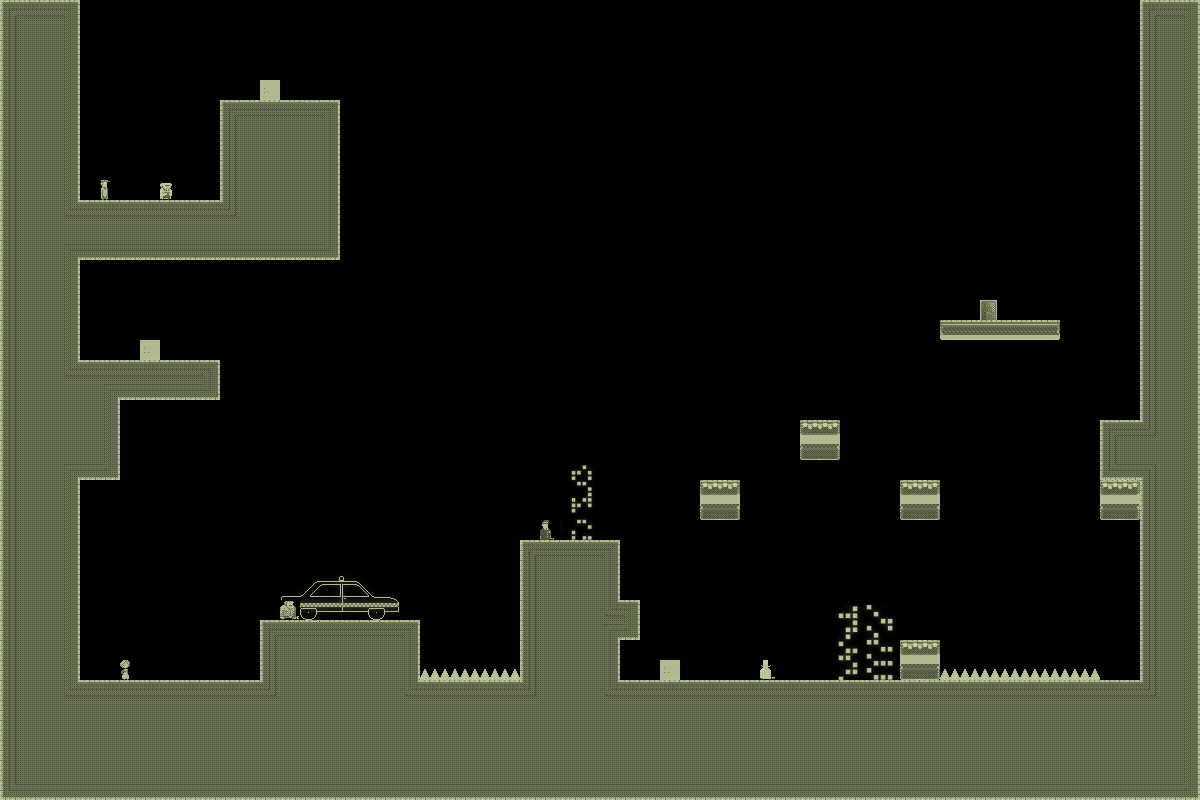

Below is a game level as drawn by its tile map, then a one-line description and the .tmx that defines it (tile-layer data replaced by summaries):
An orthogonal 60x40 tile map with 20x20 px tiles, 1 tile layer (bg) and 5 objects.

<map version="1.0" orientation="orthogonal" width="60" height="40" tilewidth="20" tileheight="20">
 <properties>
  <property name="liselotStart" value="YES" />
 </properties>
 <tileset firstgid="1" name="tiles_newyork" tilewidth="20" tileheight="20">
  <image source="../../../../../SuperLemonadeFactory1989Content/Lemonade/tiles_newyork.png" width="400" height="400" />
  <terraintypes>
   <terrain name="solid" tile="-1" />
  </terraintypes>
  <tile id="8" terrain=",,,0" />
  <tile id="9" terrain=",,0,0" />
  <tile id="10" terrain=",,0,0" />
  <tile id="11" terrain=",,0,0" />
  <tile id="12" terrain=",,0,0" />
  <tile id="13" terrain=",,0,0" />
  <tile id="14" terrain=",,0," />
  <tile id="15" terrain="0,0,0," />
  <tile id="16" terrain="0,0,,0" />
  <tile id="28" terrain=",0,,0" />
  <tile id="34" terrain="0,,0," />
  <tile id="35" terrain="0,,0,0" />
  <tile id="36" terrain=",0,0,0" />
  <tile id="48" terrain=",0,,0" />
  <tile id="54" terrain="0,,0," />
  <tile id="68" terrain=",0,,0" />
  <tile id="74" terrain="0,,0," />
  <tile id="88" terrain=",0,,0" />
  <tile id="94" terrain="0,,0," />
  <tile id="108" terrain=",0,,0" />
  <tile id="114" terrain="0,,0," />
  <tile id="128" terrain=",0,," />
  <tile id="129" terrain="0,0,," />
  <tile id="130" terrain="0,0,," />
  <tile id="131" terrain="0,0,," />
  <tile id="132" terrain="0,0,," />
  <tile id="133" terrain="0,0,," />
  <tile id="134" terrain="0,,," />
  <tile id="194" terrain="0,0,0,0" />
  <tile id="356">
   <properties>
    <property name="LargeCrate" value="" />
   </properties>
  </tile>
  <tile id="380">
   <properties>
    <property name="Andre" value="" />
   </properties>
  </tile>
  <tile id="381">
   <properties>
    <property name="Liselot" value="" />
   </properties>
  </tile>
  <tile id="382">
   <properties>
    <property name="Amsterdaam" value="" />
   </properties>
  </tile>
  <tile id="383">
   <properties>
    <property name="Worker" value="" />
   </properties>
  </tile>
  <tile id="384">
   <properties>
    <property name="Inspector" value="" />
   </properties>
  </tile>
  <tile id="385">
   <properties>
    <property name="Chef" value="" />
   </properties>
  </tile>
  <tile id="386">
   <properties>
    <property name="Exit" value="" />
   </properties>
  </tile>
  <tile id="387">
   <properties>
    <property name="Trampoline" value="" />
   </properties>
  </tile>
  <tile id="388">
   <properties>
    <property name="SmallCrate" value="" />
   </properties>
  </tile>
  <tile id="389">
   <properties>
    <property name="SugarBag" value="" />
   </properties>
  </tile>
 </tileset>
 <layer name="bg" width="60" height="40">
  <data>[2400 cells, 869 non-empty, 102 distinct tile ids]</data>
 </layer>
 <objectgroup name="boxes" width="60" height="40">
  <object x="340" y="200">
   <polyline points="40,0 40,260" />
  </object>
  <object x="400" y="200">
   <polyline points="0,0 700,0" />
  </object>
  <object x="1060" y="260">
   <polyline points="40,0 40,120" />
  </object>
  <object x="380" y="460">
   <polyline points="0,0 0,-220 720,-220 720,-80" />
  </object>
  <object x="1080" y="380">
   <polyline points="20,0 20,-160 -260,-160 -260,-120 -380,-120 -680,-120 -680,-40 -800,-40 -800,60 -940,60" />
  </object>
 </objectgroup>
</map>
